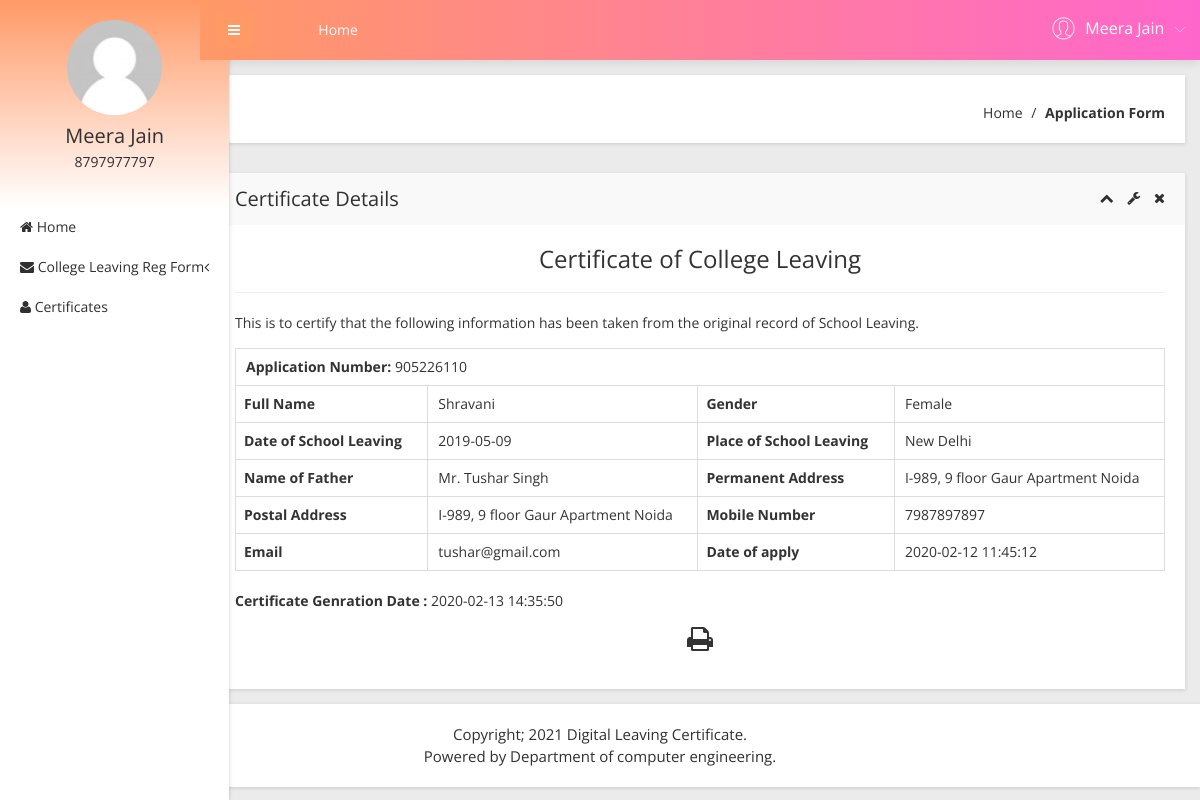
Screenshot of /certificates.php?viewid=1 (signed in) with the database file from the repository.
### tables this page shows
CREATE TABLE `tbluser` (
  `ID` int(10) NOT NULL,
  `FirstName` varchar(200) DEFAULT NULL,
  `LastName` varchar(200) DEFAULT NULL,
  `MobileNumber` bigint(10) DEFAULT NULL,
  `Address` mediumtext DEFAULT NULL,
  `Password` varchar(200) NOT NULL,
  `RegDate` timestamp NULL DEFAULT current_timestamp()
);

CREATE TABLE `tblapplication` (
  `ID` int(10) NOT NULL,
  `UserID` int(5) NOT NULL,
  `ApplicationID` varchar(200) DEFAULT NULL,
  `DateofSchoolLeaving` varchar(200) DEFAULT NULL,
  `Gender` varchar(50) DEFAULT NULL,
  `FullName` varchar(200) DEFAULT NULL,
  `PlaceofSchoolLeaving` varchar(200) DEFAULT NULL,
  `NameofFather` varchar(200) DEFAULT NULL,
  `PermanentAdd` mediumtext DEFAULT NULL,
  `PostalAdd` mediumtext DEFAULT NULL,
  `MobileNumber` bigint(10) DEFAULT NULL,
  `Email` varchar(200) DEFAULT NULL,
  `Dateofapply` timestamp NULL DEFAULT current_timestamp(),
  `Remark` varchar(200) DEFAULT NULL,
  `Status` varchar(50) DEFAULT NULL,
  `UpdationDate` timestamp NULL DEFAULT NULL ON UPDATE current_timestamp()
);

### certificates.php (the view, shortened to what this page needs)
<?php
include('includes/dbconnection.php');
if (strlen($_SESSION['obcsuid']==0)) {
  header('location:logout.php');
  } else{
  ?>
<!doctype html>
<html class="no-js" lang="en">
<head>
    <link rel="stylesheet" href="css/bootstrap.min.css">
    <link rel="stylesheet" href="css/font-awesome.min.css">
    <link rel="stylesheet" href="css/adminpro-custon-icon.css">
    <link rel="stylesheet" href="css/meanmenu.min.css">
    <link rel="stylesheet" href="css/jquery.mCustomScrollbar.min.css">
    <link rel="stylesheet" href="css/animate.css">
    <link rel="stylesheet" href="css/data-table/bootstrap-table.css">
    <link rel="stylesheet" href="css/data-table/bootstrap-editable.css">
    <link rel="stylesheet" href="css/normalize.css">
    <link rel="stylesheet" href="css/c3.min.css">
    <link rel="stylesheet" href="style.css">
    <link rel="stylesheet" href="css/responsive.css">
</head>
<body class="materialdesign">
    <div class="wrapper-pro">
      <?php include_once('includes/sidebar.php');?>
        <?php include_once('includes/header.php');?>
            <div class="breadcome-area mg-b-30 small-dn">
                <div class="container-fluid">
                    <div class="row">
                        <div class="col-lg-12">
                            <div class="breadcome-list shadow-reset">
                                <div class="row">
                                    <div class="col-lg-12">
                                        <ul class="breadcome-menu">
                                            <li><a href="dashboard.php">Home</a> <span class="bread-slash">/</span>
                                            </li>
                                            <li><span class="bread-blod">Application Form</span>
                                            </li>
                                        </ul>
                                    </div>
                                </div>
                            </div>
                        </div>
                    </div>
                </div>
            </div>
            <div class="data-table-area mg-b-15">
                <div class="container-fluid">
                    <div class="row">
                        <div class="col-lg-12">
                            <div class="sparkline13-list shadow-reset">
                                <div class="sparkline13-hd">
                                    <div class="main-sparkline13-hd">
                                        <h1>Certificate Details</h1>
                                        <div class="sparkline13-outline-icon">
                                            <span class="sparkline13-collapse-link"><i class="fa fa-chevron-up"></i></span>
                                            <span><i class="fa fa-wrench"></i></span>
                                            <span class="sparkline13-collapse-close"><i class="fa fa-times"></i></span>
                                        </div>
                                    </div>
                                </div>
                                <div class="sparkline13-graph">
                                    <div id="exampl">
                                    <div class="datatable-dashv1-list custom-datatable-overright">
                                        <h3 align="center">Certificate of College Leaving</h3>
                                        <hr />
                                        <p align="left">This is to certify that the following information has been taken from the original record of School Leaving.</p>
<?php
$vid=$_GET['viewid'];
$sql="SELECT tblapplication.*,tbluser.FirstName,tbluser.LastName,tbluser.MobileNumber,tbluser.Address from  tblapplication join  tbluser on tblapplication.UserID=tbluser.ID where tblapplication.ID=:vid and  tblapplication.Status='Verified'";
$query = $dbh -> prepare($sql);
$query-> bindParam(':vid', $vid, PDO::PARAM_STR);
$query->execute();
$results=$query->fetchAll(PDO::FETCH_OBJ);
foreach($results as $row)
{
$certgendate=$row->UpdationDate;            ?>
<table border="1" class="table table-bordered">
<tr align="center">
<td colspan="4" >
<strong> Application Number:</strong>   <?php  echo $row->ApplicationID;?></td></tr>
    <th scope>Full Name</th>
    <td><?php  echo $row->FullName;?></td>
    <th scope>Gender</th>
    <td><?php  echo $row->Gender;?></td>
   <tr>
    <th scope>Date of School Leaving</th>
    <td><?php  echo $row->DateofSchoolLeaving;?></td>
    <th scope>Place of School Leaving</th>
    <td><?php  echo $row->PlaceofSchoolLeaving;?></td>
  </tr>
  <tr>
    <th scope>Name of Father</th>
    <td><?php  echo $row->NameofFather;?></td>
    <th scope>Permanent Address</th>
    <td><?php  echo $row->PermanentAdd;?></td>
  </tr>
   <tr>
    <th scope>Postal Address</th>
    <td><?php  echo $row->PostalAdd;?></td>
    <th scope>Mobile Number</th>
    <td><?php  echo $row->MobileNumber;?></td>
  </tr>
   <tr>
    <th scope>Email</th>
    <td><?php  echo $row->Email;?></td>
    <th scope>Date of apply</th>
    <td><?php  echo $row->Dateofapply;?></td>
  </tr>
  <?php }?>
</table>
          <p align="left"><b>Certificate Genration Date :</b> <?php echo htmlentities($certgendate);?></p>
          <p> <i class="fa fa-print fa-2x" style="cursor: pointer;"  OnClick="CallPrint(this.value)" ></i></p>
      </div></div>
                                </div>
                            </div>
                        </div>
                    </div>
                </div>
            </div>
        </div>
    </div>
  <?php include_once('includes/footer.php');?>
</body>
</html><?php }  ?>

### includes/sidebar.php (shortened to what this page needs)
        <?php
include('includes/dbconnection.php');
if (strlen($_SESSION['obcsuid']==0)) {
  header('location:logout.php');
  } else{
  ?>
  <div class="left-sidebar-pro">
            <nav id="sidebar">
                <div class="sidebar-header">
                     <?php
$uid=$_SESSION['obcsuid'];
$sql="SELECT FirstName,LastName,MobileNumber from  tbluser where ID=:uid";
$query = $dbh -> prepare($sql);
$query->bindParam(':uid',$uid,PDO::PARAM_STR);
$query->execute();
$results=$query->fetchAll(PDO::FETCH_OBJ);
$cnt=1;
if($query->rowCount() > 0)
{
foreach($results as $row)
{               ?>
                    <a href="#"><img src="img/message/avatar.jpg" alt="" />
                    </a>
                    <h3><?php  echo $row->FirstName;?>  <?php  echo $row->LastName;?></h3>
                    <p><?php  echo $row->MobileNumber;?></p><?php $cnt=$cnt+1;}} ?>
                </div>
                <div class="left-custom-menu-adp-wrap">
                    <ul class="nav navbar-nav left-sidebar-menu-pro">
                        <li class="nav-item">
                            <a href="dashboard.php" role="button" aria-expanded="false"><i class="fa big-icon fa-home"></i> <span class="mini-dn">Home</span> </a>
                        </li>
                        <li class="nav-item"><a href="#" data-toggle="dropdown" role="button" aria-expanded="false" class="nav-link dropdown-toggle"><i class="fa big-icon fa-envelope"></i> <span class="mini-dn">College Leaving Reg Form</span> <span class="indicator-right-menu mini-dn"><i class="fa indicator-mn fa-angle-left"></i></span></a>
                        </li>
                       <li class="nav-item">
                            <a href="certificates-list.php" role="button" aria-expanded="false"><i class="fa big-icon fa-user"></i> <span class="mini-dn">Certificates</span> </a>
                        </li>
                    </ul>
                </div>
            </nav>
        </div><?php }  ?>

### includes/header.php (shortened to what this page needs)
       <?php
include('includes/dbconnection.php');
if (strlen($_SESSION['obcsuid']==0)) {
  header('location:logout.php');
  } else{
  ?>
 <div class="content-inner-all">
            <div class="header-top-area">
                <div class="fixed-header-top">
                    <div class="container-fluid">
                        <div class="row">
                            <div class="col-lg-1 col-md-6 col-sm-6 col-xs-12">
                                <button type="button" id="sidebarCollapse" class="btn bar-button-pro header-drl-controller-btn btn-info navbar-btn">
                                    <i class="fa fa-bars"></i>
                                </button>
                            </div>
                            <div class="col-lg-6 col-md-1 col-sm-1 col-xs-12">
                                <div class="header-top-menu tabl-d-n">
                                    <ul class="nav navbar-nav mai-top-nav">
                                        <li class="nav-item"><a href="dashboard.php" class="nav-link">Home</a>
                                        </li>
                                    </ul>
                                </div>
                            </div>
                            <div class="col-lg-5 col-md-5 col-sm-6 col-xs-12">
                                <div class="header-right-info">
                                    <ul class="nav navbar-nav mai-top-nav header-right-menu">
                                <?php
$uid=$_SESSION['obcsuid'];
$sql="SELECT FirstName,LastName,MobileNumber from  tbluser where ID=:uid";
$query = $dbh -> prepare($sql);
$query->bindParam(':uid',$uid,PDO::PARAM_STR);
$query->execute();
$results=$query->fetchAll(PDO::FETCH_OBJ);
$cnt=1;
if($query->rowCount() > 0)
{
foreach($results as $row)
{               ?>
                                        <li class="nav-item">
                                            <a href="#" data-toggle="dropdown" role="button" aria-expanded="false" class="nav-link dropdown-toggle">
                                                <span class="adminpro-icon adminpro-user-rounded header-riht-inf"></span>
                                                <span class="admin-name"><?php  echo $row->FirstName;?>  <?php  echo $row->LastName;?> </span>
                                                <span class="author-project-icon adminpro-icon adminpro-down-arrow"></span><?php $cnt=$cnt+1;}} ?>
                                            </a>
                                        </li>
                                    </ul>
                                </div>
                            </div>
                        </div>
                    </div>
                </div>
            </div><?php }  ?>

### includes/footer.php
<div class="footer-copyright-area">
    <div class="container-fluid">
        <div class="row">
            <div class="col-lg-12">
                <div class="footer-copy-right">
                     <p>Copyright; 2021 Digital Leaving Certificate.</p>
                     <p>Powered by Department of computer engineering.</p>
                </div>
            </div>
        </div>
    </div>
</div>

### rows the page displays
tbluser: FirstName "Meera", LastName "Jain", MobileNumber "8797977797"
tblapplication: ApplicationID "905226110", FullName "Shravani", Gender "Female", DateofSchoolLeaving "2019-05-09", PlaceofSchoolLeaving "New Delhi", NameofFather "Mr. Tushar Singh", PermanentAdd "I-989, 9 floor Gaur Apartment Noida", PostalAdd "I-989, 9 floor Gaur Apartment Noida", UserID.MobileNumber "7987897897", Email "tushar@gmail.com", Dateofapply "2020-02-12 11:45:12", UpdationDate "2020-02-13 14:35:50"
